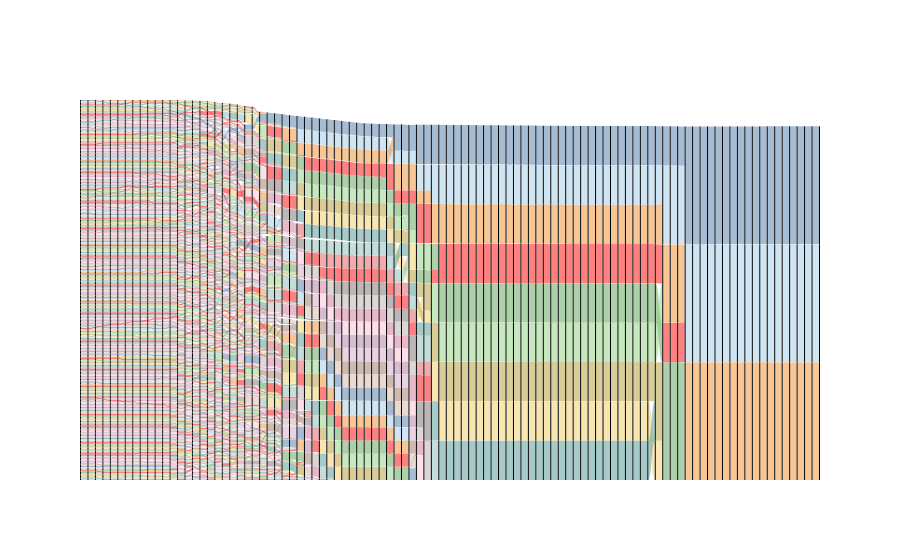

This figure's notebook cell:
### Code cell
# plot Sankey
fig = mcf.plot_sankey(step=2)
fig.write_image(root_fig+"mSBM_Sankey.svg")

### Figure 1 — Plotly figure (JSON) as saved in the notebook; plotly's stock layout.template omitted (floating-point values rounded to 4 significant figures; data arrays with more than 128 entries replaced by an {"elided": "..."} marker saying what was removed)
{"data": [{"link": {"color": {"elided": "7574 str values"}, "source": {"elided": "7574 int values"}, "target": {"elided": "7574 int values"}, "value": {"elided": "7574 int values"}}, "node": {"line": {"color": "black", "width": 0}, "pad": 0.1, "thickness": 1}, "type": "sankey"}], "layout": {"autosize": true}}
